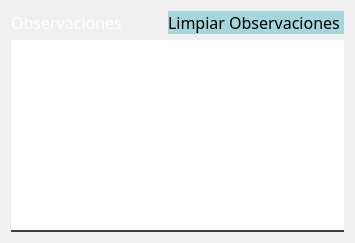
                                   <widget class="QWidget" name="tab_2">
                                    <property name="styleSheet">
                                     <string notr="true">QLabel{
background-color:#000000ff;
color:White;
border:0px solid #14C8DC;
}

QLineEdit{
background-color:White;
border:0px;
color:Black;
border-bottom:2px solid rgb(61,61,61);
font: 75 12pt &quot;Times New Roman&quot;;
}

QPushButton{
background-color:#A4D6DC;
border-radius:10px;
color:Black;
}

QPushButton:hover{
background-color:#DCD8A4;
border-radius:10px;
color:Black;
}

QComboBox{
background-color:White;
border:0px;
color:Black;
border-bottom:2px solid rgb(61,61,61);
font: 75 12pt &quot;Times New Roman&quot;;
}

QTableWidget{
	background-color:rgb(255,255,255);
	color:rgb(0,0,0);
	gridline-color:rgb(61,61,61);
	font-size:12pt;
	color:#000000;
}

QHeaderView::section{
background-color:#A4D6DC;
border:1px solid rgb(0,0,0);
font-size:12pt;
}

QTableWidgetQTableCornerButton::section{
background-color:rgba(225,255,255,0.1);
border:1px solid rgb(0,206,151);
}</string>
                                    </property>
                                    <attribute name="title">
                                     <string>Observaciones</string>
                                    </attribute>
                                    <layout class="QVBoxLayout" name="verticalLayout_87">
                                     <item>
                                      <layout class="QHBoxLayout" name="horizontalLayout_87" stretch="1,2,1">
                                       <item>
                                        <widget class="QLabel" name="Observaciones_2">
                                         <property name="font">
                                          <font>
                                           <family>Goudy Old Style</family>
                                           <pointsize>12</pointsize>
                                          </font>
                                         </property>
                                         <property name="styleSheet">
                                          <string notr="true">QLabel{
background-color:#000000ff;
color:White;
border:0px solid #14C8DC;
}
</string>
                                         </property>
                                         <property name="text">
                                          <string>Observaciones</string>
                                         </property>
                                         <property name="alignment">
                                          <set>Qt::AlignCenter</set>
                                         </property>
                                        </widget>
                                       </item>
                                       <item>
                                        <spacer name="horizontalSpacer_90">
                                         <property name="orientation">
                                          <enum>Qt::Horizontal</enum>
                                         </property>
                                         <property name="sizeHint" stdset="0">
                                          <size>
                                           <width>40</width>
                                           <height>20</height>
                                          </size>
                                         </property>
                                        </spacer>
                                       </item>
                                       <item>
                                        <widget class="QPushButton" name="BTLimpObs_2">
                                         <property name="font">
                                          <font>
                                           <family>Goudy Old Style</family>
                                           <pointsize>12</pointsize>
                                          </font>
                                         </property>
                                         <property name="cursor">
                                          <cursorShape>PointingHandCursor</cursorShape>
                                         </property>
                                         <property name="styleSheet">
                                          <string notr="true">
QPushButton{
background-color:#A4D6DC;
border-radius:20px;
color:Black;
}

QPushButton:hover{
background-color:#DCD8A4;
border-radius:20px;
color:Black;
}</string>
                                         </property>
                                         <property name="text">
                                          <string>Limpiar Observaciones </string>
                                         </property>
                                        </widget>
                                       </item>
                                      </layout>
                                     </item>
                                     <item>
                                      <layout class="QHBoxLayout" name="horizontalLayout_88" stretch="0,10,0">
                                       <property name="spacing">
                                        <number>0</number>
                                       </property>
                                       <item>
                                        <spacer name="horizontalSpacer_91">
                                         <property name="orientation">
                                          <enum>Qt::Horizontal</enum>
                                         </property>
                                         <property name="sizeHint" stdset="0">
                                          <size>
                                           <width>0</width>
                                           <height>0</height>
                                          </size>
                                         </property>
                                        </spacer>
                                       </item>
                                       <item>
                                        <widget class="QTextEdit" name="TXObservaciones_2">
                                         <property name="styleSheet">
                                          <string notr="true">QTextEdit{
background-color:rgb(255,255,255);
border:0px;
color:rgb(0,0,0);
border-bottom:2px solid rgb(61,61,61);
font: 75 12pt &quot;Times New Roman&quot;;
}</string>
                                         </property>
                                        </widget>
                                       </item>
                                       <item>
                                        <spacer name="horizontalSpacer_92">
                                         <property name="orientation">
                                          <enum>Qt::Horizontal</enum>
                                         </property>
                                         <property name="sizeHint" stdset="0">
                                          <size>
                                           <width>0</width>
                                           <height>0</height>
                                          </size>
                                         </property>
                                        </spacer>
                                       </item>
                                      </layout>
                                     </item>
                                    </layout>
                                   </widget>
